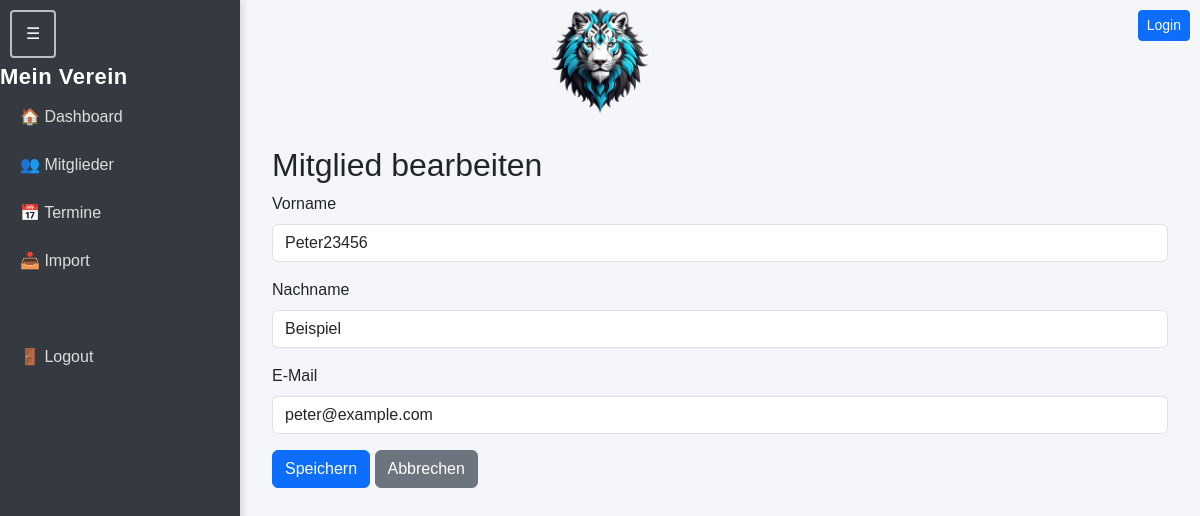
Screenshot of /mitglieder/2/edit with the database file from the repository.
### backend/intranet/models.py (models this page shows)
class Mitglied(db.Model):
    id = db.Column(db.Integer, primary_key=True)
    vorname = db.Column(db.String(100))
    nachname = db.Column(db.String(100))
    email = db.Column(db.String(200))

### backend/intranet/routes/mitglieder.py (the view)
@mitglieder_bp.get("/mitglieder/<int:id>/edit")
def edit_mitglied_page(id):
    m = Mitglied.query.get_or_404(id)
    return render_template("mitglied_edit.html", m=m)

### backend/intranet/templates/mitglied_edit.html (shortened to what this page needs)
{% extends "layout.html" %}
{% block content %}
<h2>Mitglied bearbeiten</h2>
<form method="POST">
    <div class="mb-3">
        <label class="form-label">Vorname</label>
        <input name="vorname" class="form-control" value="{{ m.vorname }}">
    </div>
    <div class="mb-3">
        <label class="form-label">Nachname</label>
        <input name="nachname" class="form-control" value="{{ m.nachname }}">
    </div>
    <div class="mb-3">
        <label class="form-label">E-Mail</label>
        <input name="email" class="form-control" value="{{ m.email }}">
    </div>
    <button class="btn btn-primary">Speichern</button>
    <a href="/mitglieder" class="btn btn-secondary">Abbrechen</a>
</form>
{% endblock %}

### backend/intranet/templates/layout.html (style rules this page uses)
body { font-family: Arial, sans-serif; background: #f5f6fa; overflow-x: hidden; }

### rows the page displays
Mitglied: vorname "Peter23456", nachname "Beispiel", email "peter@example.com"
